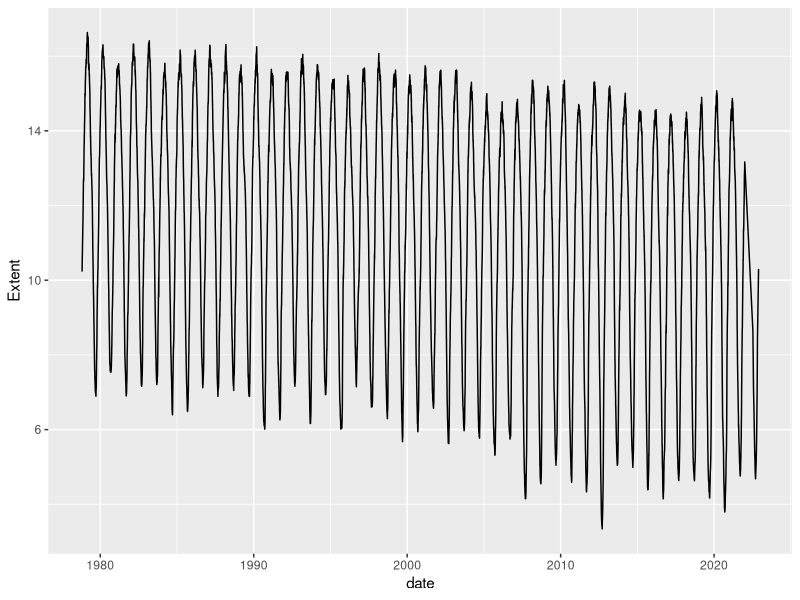
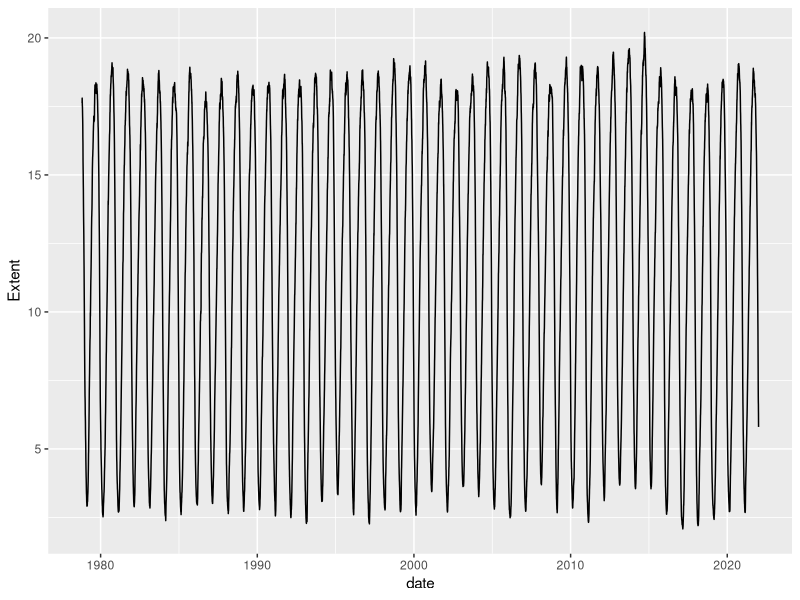

Generate these figures, in order, with R:
#### Dataset loading and cleaning script ####
library(tidyverse)

# Sea ice extent Dataset
# https://nsidc.org/data/geophysical-measurements
# https://nsidc.org/data/g02135/versions/3

ice_north <- read.csv("./data/N_seaice.csv", sep = ",") %>% 
    unite("date", Year:Day, sep = "-", remove = TRUE) %>% 
    mutate_at("date", as.Date, format = "%Y-%m-%d") %>% 
    select(-Source.Data, -Missing) %>% 
    filter(!is.na(Extent))


head(ice_north)
tail(ice_north)
    
ice_south <- read.csv("./data/S_seaice.csv", sep = ",") %>% 
    unite("date", Year:Day, sep = "-", remove = TRUE) %>% 
    mutate_at("date", as.Date, format = "%Y-%m-%d") %>% 
    select(-Source.Data, -Missing) %>% 
    filter(!is.na(Extent))

head(ice_south)
tail(ice_south)

ggplot(data = ice_north) +
    geom_line(aes(x = date, y = Extent))

ggplot(data = ice_south) +
    geom_line(aes(x = date, y = Extent))
